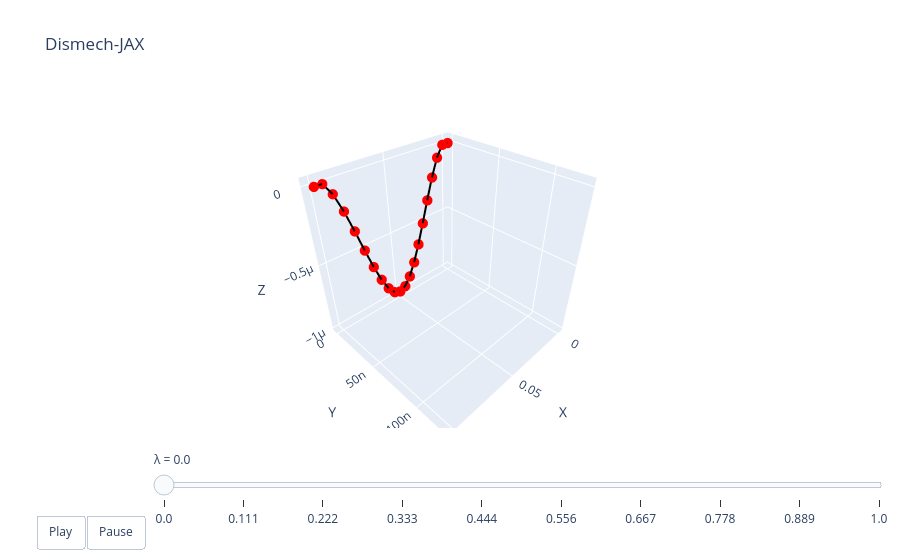

Notebook cell for this chart:
### Code cell
lambdas = jnp.linspace(0, 1.0, 10)
xf_test = truth_sim.solve(lambdas, xf0, warm_Theta, aux, state)
xb_star = jax.vmap(fixed_0, (0, None))(lambdas, aux)
qs = jax.vmap(get_q, (0, 0, None))(xf_test, xb_star, aux)
dismech.animate(lambdas, qs, top)

### Figure 1 — Plotly figure (JSON) as saved in the notebook; plotly's stock layout.template omitted (floating-point values rounded to 4 significant figures)
{"data": [{"line": {"color": "black", "width": 4}, "marker": {"color": "red", "size": 6}, "mode": "lines+markers", "name": "edges", "type": "scatter3d", "x": [0, 0.005, null, 0.005, 0.01, null, 0.01, 0.015, null, 0.015, 0.02, null, 0.02, 0.025, null, 0.025, 0.03, null, 0.03, 0.035, null, 0.035, 0.04, null, 0.04, 0.045, null, 0.045, 0.05, null, 0.05, 0.055, null, 0.055, 0.06, null, 0.06, 0.065, null, 0.065, 0.07, null, 0.07, 0.075, null, 0.075, 0.08, null, 0.08, 0.085, null, 0.085, 0.09, null, 0.09, 0.095, null, 0.095, 0.1, null], "y": [0, 0, null, 0, 0, null, 0, 0, null, 0, 0, null, 0, 0, null, 0, 0, null, 0, 0, null, 0, 0, null, 0, 0, null, 0, 0, null, 0, 0, null, 0, 0, null, 0, 0, null, 0, 0, null, 0, 0, null, 0, 0, null, 0, 0, null, 0, 0, null, 0, 0, null, 0, 0, null], "z": [0, 0, null, 0, -7.34e-08, null, -7.34e-08, -1.957e-07, null, -1.957e-07, -3.454e-07, null, -3.454e-07, -5.037e-07, null, -5.037e-07, -6.548e-07, null, -6.548e-07, -7.858e-07, null, -7.858e-07, -8.865e-07, null, -8.865e-07, -9.499e-07, null, -9.499e-07, -9.714e-07, null, -9.714e-07, -9.499e-07, null, -9.499e-07, -8.865e-07, null, -8.865e-07, -7.858e-07, null, -7.858e-07, -6.548e-07, null, -6.548e-07, -5.037e-07, null, -5.037e-07, -3.454e-07, null, -3.454e-07, -1.957e-07, null, -1.957e-07, -7.34e-08, null, -7.34e-08, 0, null, 0, 0, null]}], "layout": {"scene": {"xaxis": {"range": [-0.005, 0.105], "title": {"text": "X"}}, "yaxis": {"range": [-6.196e-09, 1.301e-07], "title": {"text": "Y"}}, "zaxis": {"range": [-1.02e-06, 4.857e-08], "title": {"text": "Z"}}}, "sliders": [{"currentvalue": {"prefix": "λ = "}, "steps": [{"args": [["0.0"], {"frame": {"duration": 50, "redraw": true}, "mode": "immediate"}], "label": "0.0", "method": "animate"}, {"args": [["0.111"], {"frame": {"duration": 50, "redraw": true}, "mode": "immediate"}], "label": "0.111", "method": "animate"}, {"args": [["0.222"], {"frame": {"duration": 50, "redraw": true}, "mode": "immediate"}], "label": "0.222", "method": "animate"}, {"args": [["0.333"], {"frame": {"duration": 50, "redraw": true}, "mode": "immediate"}], "label": "0.333", "method": "animate"}, {"args": [["0.444"], {"frame": {"duration": 50, "redraw": true}, "mode": "immediate"}], "label": "0.444", "method": "animate"}, {"args": [["0.556"], {"frame": {"duration": 50, "redraw": true}, "mode": "immediate"}], "label": "0.556", "method": "animate"}, {"args": [["0.667"], {"frame": {"duration": 50, "redraw": true}, "mode": "immediate"}], "label": "0.667", "method": "animate"}, {"args": [["0.778"], {"frame": {"duration": 50, "redraw": true}, "mode": "immediate"}], "label": "0.778", "method": "animate"}, {"args": [["0.889"], {"frame": {"duration": 50, "redraw": true}, "mode": "immediate"}], "label": "0.889", "method": "animate"}, {"args": [["1.0"], {"frame": {"duration": 50, "redraw": true}, "mode": "immediate"}], "label": "1.0", "method": "animate"}], "transition": {"duration": 0}, "x": 0.1, "y": 0}], "title": {"text": "Dismech-JAX"}, "updatemenus": [{"buttons": [{"args": [null, {"frame": {"duration": 50, "redraw": true}, "fromcurrent": true}], "label": "Play", "method": "animate"}, {"args": [[null], {"frame": {"duration": 0, "redraw": true}, "mode": "immediate"}], "label": "Pause", "method": "animate"}], "direction": "left", "pad": {"r": 10, "t": 87}, "showactive": false, "type": "buttons", "x": 0.1, "xanchor": "right", "y": 0, "yanchor": "top"}]}}
